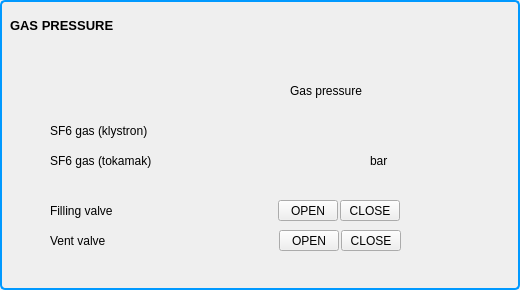
  <widget class="QGroupBox" name="groupBox_3" >
   <property name="geometry" >
    <rect>
     <x>530</x>
     <y>20</y>
     <width>520</width>
     <height>290</height>
    </rect>
   </property>
   <property name="styleSheet" >
    <string>QGroupBox {
 background-color: qlineargradient(x1: 0, y1: 0, x2: 0, y2: 1,
                                   stop: 0 #E0E0E0, stop: 1 #FFFFFF);
 border: 2px solid rgb(0, 153, 255);
 border-radius: 5px;
 margin-top: 1ex; 
}</string>
   </property>
   <property name="title" >
    <string/>
   </property>
   <widget class="QLabel" name="label_31" >
    <property name="geometry" >
     <rect>
      <x>50</x>
      <y>150</y>
      <width>130</width>
      <height>21</height>
     </rect>
    </property>
    <property name="font" >
     <font/>
    </property>
    <property name="text" >
     <string>SF6 gas (tokamak)</string>
    </property>
    <property name="alignment" >
     <set>Qt::AlignLeading|Qt::AlignLeft|Qt::AlignVCenter</set>
    </property>
   </widget>
   <widget class="CALabel" name="caLabel_17" >
    <property name="geometry" >
     <rect>
      <x>200</x>
      <y>150</y>
      <width>61</width>
      <height>21</height>
     </rect>
    </property>
    <property name="font" >
     <font/>
    </property>
    <property name="alignment" >
     <set>Qt::AlignCenter</set>
    </property>
    <property name="pvname" >
     <string>LH1_TK_SF6_STAT</string>
    </property>
    <property name="cmode" stdset="0" >
     <enum>CALabel::Alarm</enum>
    </property>
    <property name="truelabel" >
     <string>OK</string>
    </property>
    <property name="falselabel" >
     <string>FAULT</string>
    </property>
   </widget>
   <widget class="QLabel" name="label_59" >
    <property name="geometry" >
     <rect>
      <x>0</x>
      <y>10</y>
      <width>190</width>
      <height>30</height>
     </rect>
    </property>
    <property name="font" >
     <font>
      <pointsize>-1</pointsize>
      <weight>75</weight>
      <bold>true</bold>
     </font>
    </property>
    <property name="styleSheet" >
     <string>font-size:13px;font-weight:bold;</string>
    </property>
    <property name="text" >
     <string>GAS PRESSURE</string>
    </property>
    <property name="indent" >
     <number>10</number>
    </property>
   </widget>
   <widget class="QLabel" name="label_30" >
    <property name="geometry" >
     <rect>
      <x>50</x>
      <y>120</y>
      <width>161</width>
      <height>21</height>
     </rect>
    </property>
    <property name="font" >
     <font/>
    </property>
    <property name="text" >
     <string>SF6 gas (klystron)</string>
    </property>
    <property name="alignment" >
     <set>Qt::AlignLeading|Qt::AlignLeft|Qt::AlignVCenter</set>
    </property>
   </widget>
   <widget class="CALabel" name="caLabel_18" >
    <property name="geometry" >
     <rect>
      <x>200</x>
      <y>120</y>
      <width>61</width>
      <height>21</height>
     </rect>
    </property>
    <property name="font" >
     <font/>
    </property>
    <property name="alignment" >
     <set>Qt::AlignCenter</set>
    </property>
    <property name="pvname" >
     <string>LH1_TL_SF6_STAT</string>
    </property>
    <property name="cmode" stdset="0" >
     <enum>CALabel::Alarm</enum>
    </property>
    <property name="truelabel" >
     <string>FAULT</string>
    </property>
    <property name="falselabel" >
     <string>OK</string>
    </property>
   </widget>
   <widget class="QLabel" name="label_109" >
    <property name="geometry" >
     <rect>
      <x>50</x>
      <y>230</y>
      <width>74</width>
      <height>21</height>
     </rect>
    </property>
    <property name="font" >
     <font/>
    </property>
    <property name="text" >
     <string>Vent valve</string>
    </property>
   </widget>
   <widget class="CAPushButton" name="caPushButton_17" >
    <property name="geometry" >
     <rect>
      <x>278</x>
      <y>200</y>
      <width>60</width>
      <height>21</height>
     </rect>
    </property>
    <property name="text" >
     <string>OPEN</string>
    </property>
    <property name="buttonType" >
     <enum>CAPushButton::PulseButton</enum>
    </property>
    <property name="pvname" >
     <string>LH1_SF6_FILON_CMD</string>
    </property>
    <property name="truelabel" >
     <string>OPEN</string>
    </property>
    <property name="falselabel" >
     <string>OPEN</string>
    </property>
   </widget>
   <widget class="CAPushButton" name="caPushButton_19" >
    <property name="geometry" >
     <rect>
      <x>279</x>
      <y>230</y>
      <width>60</width>
      <height>21</height>
     </rect>
    </property>
    <property name="text" >
     <string>OPEN</string>
    </property>
    <property name="buttonType" >
     <enum>CAPushButton::PulseButton</enum>
    </property>
    <property name="pvname" >
     <string>LH1_SF6_VENTON_CMD</string>
    </property>
    <property name="truelabel" >
     <string>OPEN</string>
    </property>
    <property name="falselabel" >
     <string>OPEN</string>
    </property>
   </widget>
   <widget class="CALabel" name="caLabel_59" >
    <property name="geometry" >
     <rect>
      <x>199</x>
      <y>200</y>
      <width>61</width>
      <height>21</height>
     </rect>
    </property>
    <property name="font" >
     <font/>
    </property>
    <property name="styleSheet" >
     <string/>
    </property>
    <property name="alignment" >
     <set>Qt::AlignCenter</set>
    </property>
    <property name="pvname" >
     <string>LH1_SF6_FILON_STAT</string>
    </property>
    <property name="cmode" stdset="0" >
     <enum>CALabel::Alarm</enum>
    </property>
    <property name="truelabel" >
     <string>OPEN</string>
    </property>
    <property name="falselabel" >
     <string>CLOSE</string>
    </property>
   </widget>
   <widget class="CAPushButton" name="caPushButton_20" >
    <property name="geometry" >
     <rect>
      <x>341</x>
      <y>230</y>
      <width>60</width>
      <height>21</height>
     </rect>
    </property>
    <property name="text" >
     <string>CLOSE</string>
    </property>
    <property name="buttonType" >
     <enum>CAPushButton::PulseButton</enum>
    </property>
    <property name="pvname" >
     <string>LH1_SF6_VENTOF_CMD</string>
    </property>
    <property name="truelabel" >
     <string>CLOSE</string>
    </property>
    <property name="falselabel" >
     <string>CLOSE</string>
    </property>
   </widget>
   <widget class="QLabel" name="label_108" >
    <property name="geometry" >
     <rect>
      <x>50</x>
      <y>200</y>
      <width>74</width>
      <height>21</height>
     </rect>
    </property>
    <property name="font" >
     <font/>
    </property>
    <property name="text" >
     <string>Filling valve</string>
    </property>
   </widget>
   <widget class="CALabel" name="caLabel_60" >
    <property name="geometry" >
     <rect>
      <x>200</x>
      <y>230</y>
      <width>61</width>
      <height>21</height>
     </rect>
    </property>
    <property name="font" >
     <font/>
    </property>
    <property name="styleSheet" >
     <string/>
    </property>
    <property name="alignment" >
     <set>Qt::AlignCenter</set>
    </property>
    <property name="pvname" >
     <string>LH1_SF6_VENTON_STAT</string>
    </property>
    <property name="cmode" stdset="0" >
     <enum>CALabel::Alarm</enum>
    </property>
    <property name="truelabel" >
     <string>OPEN</string>
    </property>
    <property name="falselabel" >
     <string>CLOSE</string>
    </property>
   </widget>
   <widget class="CAPushButton" name="caPushButton_18" >
    <property name="geometry" >
     <rect>
      <x>340</x>
      <y>200</y>
      <width>60</width>
      <height>21</height>
     </rect>
    </property>
    <property name="text" >
     <string>CLOSE</string>
    </property>
    <property name="buttonType" >
     <enum>CAPushButton::PulseButton</enum>
    </property>
    <property name="pvname" >
     <string>LH1_SF6_FILOF_CMD</string>
    </property>
    <property name="truelabel" >
     <string>CLOSE</string>
    </property>
    <property name="falselabel" >
     <string>CLOSE</string>
    </property>
   </widget>
   <widget class="QLabel" name="label_111" >
    <property name="geometry" >
     <rect>
      <x>370</x>
      <y>150</y>
      <width>30</width>
      <height>21</height>
     </rect>
    </property>
    <property name="font" >
     <font/>
    </property>
    <property name="text" >
     <string>bar</string>
    </property>
   </widget>
   <widget class="QLabel" name="label_110" >
    <property name="geometry" >
     <rect>
      <x>290</x>
      <y>80</y>
      <width>104</width>
      <height>21</height>
     </rect>
    </property>
    <property name="font" >
     <font/>
    </property>
    <property name="text" >
     <string>Gas pressure</string>
    </property>
   </widget>
   <widget class="CALabel" name="caLabel" >
    <property name="geometry" >
     <rect>
      <x>290</x>
      <y>150</y>
      <width>70</width>
      <height>21</height>
     </rect>
    </property>
    <property name="alignment" >
     <set>Qt::AlignCenter</set>
    </property>
    <property name="pvname" >
     <string>LH1_SF6_AIN_AMP</string>
    </property>
    <property name="dmode" stdset="0" >
     <enum>CALabel::Double</enum>
    </property>
    <property name="cmode" stdset="0" >
     <enum>CALabel::Alarm</enum>
    </property>
   </widget>
  </widget>
